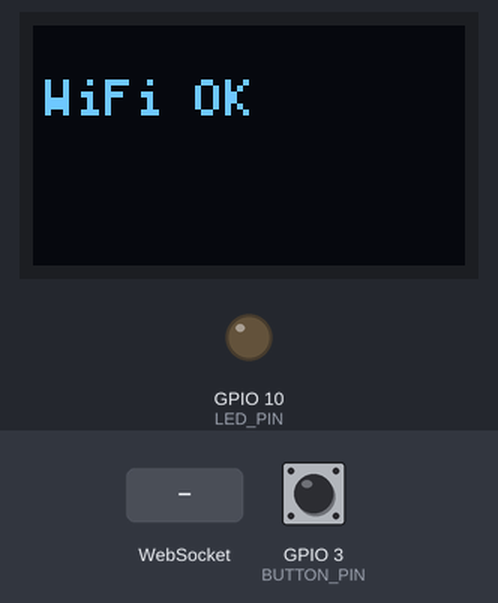
Bench run of a sketch on a simulated ESP32-S3. Parts: 72×40 one-colour display, output pins drawn as LEDs (lit = HIGH). The inputs (shaded band) are chosen by the test bench; at power-on: GPIO 3 (BUTTON_PIN) HIGH. WiFi joins after 1.5 s; servers stay silent unless stated; what the sketch prints to the serial monitor is not drawn.

Above: at 2.7 s.
2.8 s: GPIO 3 (BUTTON_PIN) pulled LOW for 0.15 s
At 3.8 s:
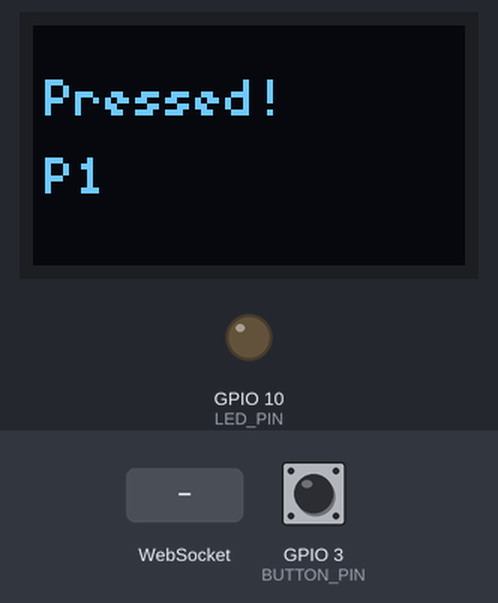
4.4 s: WebSocket text "P2" received
At 5.0 s:
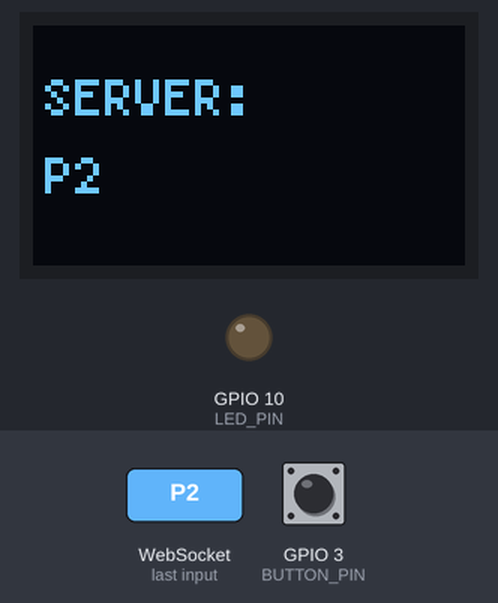
5.9 s: WebSocket text "1" received
At 7.0 s:
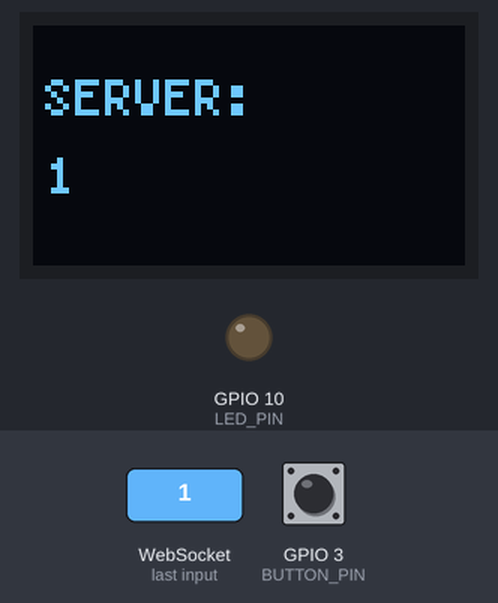
7.4 s: GPIO 3 (BUTTON_PIN) pulled LOW for 1 s
At 8.1 s:
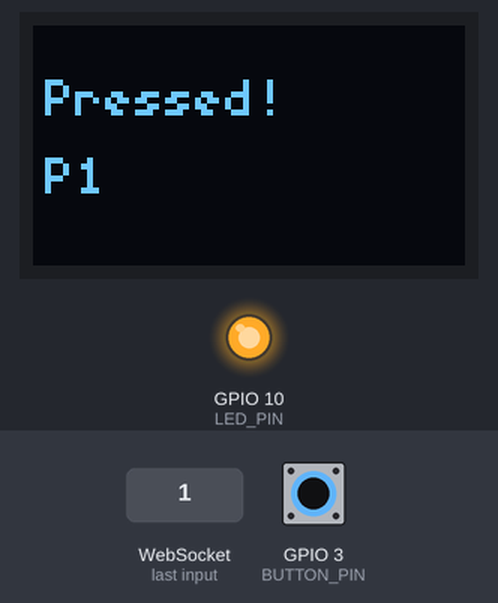
9.9 s: GPIO 3 (BUTTON_PIN) pulled LOW for 3.2 s
At 14.5 s:
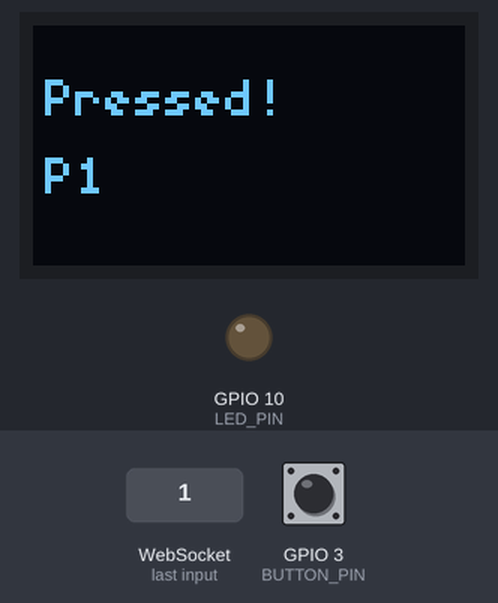
Timing chart, 0 to 15.6 s (numbered marks = the images above; inputs shaded):
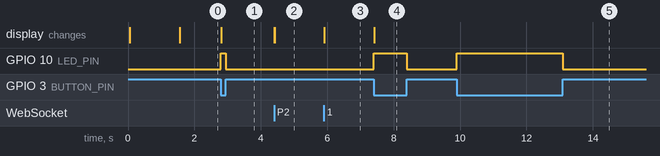

The sketch:

sketch_server_to_play_and_buttonpress.ino
```cpp
#include <WiFi.h>
#include <Wire.h>
#include <U8g2lib.h>
#include <WebSocketsClient.h>

// ───── WIFI ─────
const char* ssid     = "Clarissa";
const char* password = "clar1234";

// ───── SERVER ─────
const char* server_ip  = "172.20.10.2"; // CHANGE THIS
const int   server_port = 8081;

// ───── PLAYER ID ─────
// Change this for each ESP32: "P1", "P2", "P3", or "P4"
const char* playerID = "P1";

// ───── PINS ─────
#define BUTTON_PIN 3   // button switch → pin 3 → GND (INPUT_PULLUP)
#define LED_PIN    10  // button's integrated LED via transistor

// ───── OLED ─────
U8G2_SSD1306_72X40_ER_F_HW_I2C u8g2(U8G2_R0, U8X8_PIN_NONE, 6, 5);

// ───── WEBSOCKET ─────
WebSocketsClient webSocket;

// ───── BUTTON STATE ─────
bool lastButtonState = HIGH;
unsigned long lastPressTime = 0;

// ───── OLED HELPER ─────
void showMsg(const char* a, const char* b = "") {
  u8g2.clearBuffer();
  u8g2.setFont(u8g2_font_5x7_tr);
  u8g2.drawStr(2, 15, a);
  u8g2.drawStr(2, 28, b);
  u8g2.sendBuffer();
}

// ───── WEBSOCKET EVENTS ─────
void webSocketEvent(WStype_t type, uint8_t* payload, size_t length) {
  switch (type) {

    case WStype_CONNECTED:
      Serial.println("WebSocket Connected");
      showMsg("WS Connected", "HELLO");
      webSocket.sendTXT(
        String("{\"type\":\"HELLO\",\"role\":\"PLAYER\",\"player\":\"") +
        playerID +
        "\"}"
      );
      break;

    case WStype_TEXT:
{
  String msg = (char*)payload;
  Serial.println(msg);

  if (msg.indexOf("\"type\":\"QUESTION\"") >= 0) {
    // Extract category from the JSON
    int idx = msg.indexOf("\"category\":\"");
    if (idx >= 0) {
      int start = idx + 12;
      int end = msg.indexOf("\"", start);
      String category = msg.substring(start, end);
      showMsg("Category:", category.c_str());
    }

  } else {
    // Keep existing handler for other messages
    int idx = msg.indexOf("\"text\":\"");
    if (idx >= 0) {
      int start = idx + 8;
      int end = msg.indexOf("\"", start);
      showMsg("MSG:", msg.substring(start, end).c_str());
    } else {
      showMsg("SERVER:", msg.c_str());
    }
  }
  break;
}

    case WStype_DISCONNECTED:
      Serial.println("WS Disconnected");
      showMsg("Disconnected");
      // Turn off LED if connection drops mid-game
      digitalWrite(LED_PIN, LOW);
      break;
  }
}

// ───── SETUP ─────
void setup() {
  Serial.begin(115200);

  pinMode(BUTTON_PIN, INPUT_PULLUP);
  pinMode(LED_PIN, OUTPUT);
  digitalWrite(LED_PIN, LOW);

  u8g2.begin();
  showMsg("Booting...");

  WiFi.mode(WIFI_STA);
  WiFi.setTxPower(WIFI_POWER_8_5dBm);
  WiFi.begin(ssid, password);

  showMsg("Connecting WiFi");

  while (WiFi.status() != WL_CONNECTED) {
    delay(500);
  }

  Serial.println("WiFi OK");
  Serial.println(WiFi.localIP());
  showMsg("WiFi OK");

  webSocket.begin(server_ip, server_port, "/");
  webSocket.onEvent(webSocketEvent);
  webSocket.setReconnectInterval(2000);
}

// ───── LOOP ─────
void loop() {
  webSocket.loop();

  bool currentButtonState = digitalRead(BUTTON_PIN);

  // Button just pressed (HIGH → LOW)
  if (lastButtonState == HIGH && currentButtonState == LOW) {
    unsigned long now = millis();
    if (now - lastPressTime > 200) {
      lastPressTime = now;

      digitalWrite(LED_PIN, HIGH); // light button LED immediately

      Serial.println("Button pressed");
      webSocket.sendTXT(
        String("{\"type\":\"PRESS\",\"player\":\"") +
        playerID +
        "\"}"
      );
      showMsg("Pressed!", playerID);
    }
  }

  // Button just released (LOW → HIGH)
  if (lastButtonState == LOW && currentButtonState == HIGH) {
    digitalWrite(LED_PIN, LOW); // turn off button LED on release
  }

  lastButtonState = currentButtonState;
}
```

Measured:
- after the input at 2.8 s, GPIO 10 (LED_PIN): LOW → HIGH at once, → LOW 0.15 s later; the display: changes at once (image 1)
- after the input at 4.4 s, the display: first changes at once (image 2 shows a later state)
- after the input at 5.9 s, the display: changes at once (image 3)
- after the input at 7.4 s, GPIO 10 (LED_PIN): LOW → HIGH at once, → LOW 1.0 s later; the display: changes at once (image 4)
- after the input at 9.9 s, GPIO 10 (LED_PIN): LOW → HIGH at once, → LOW 3.2 s later
